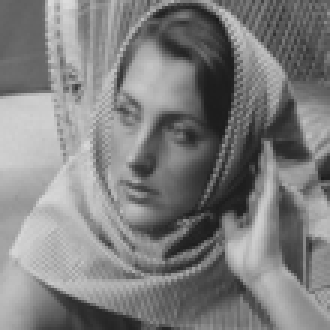
%> input picture assignment-5-DFT/barbara256.png, 110 x 110 px, shrunk from 256 x 256 before the run (shown 3 times larger)
$ octave myMainScript.m   (GNU Octave 9; MATLAB toolbox functions it lacks are replaced by stand-ins)
%> lines starting %> are read from the running program, lines starting %| are printed output that depends on the picture; long printed decimals are rounded
### assignment-5-DFT/5/code/myPCADenoising1.m
function [outputImg] = myPCADenoising1(inputImg, sigma)

[r, c] = size(inputImg);
patchDim = 7;
outputImg = zeros(r, c);
N = (r - patchDim + 1) * (c - patchDim + 1);
P = zeros(patchDim^2, N);
ctMat = zeros(r, c);

for i = 1:r-patchDim+1
    for j = 1:c-patchDim+1
        patch = inputImg(i : i + patchDim - 1, j : j + patchDim - 1);
        patch = patch(:);
        P(:, i * (r - patchDim + 1) - (c - patchDim + 1) + j) = patch;
    end
end

[V, ~] = eig(P * P');
eigencoeff = V' * P;
squaredEstimates = max(0, mean(eigencoeff.^2, 2) - sigma^2);
denoisedCoeff = eigencoeff .* ((squaredEstimates.^(-1) * sigma^2) + 1).^(-1);
denoisedP = V * denoisedCoeff;

for i = 1:r-patchDim+1
    for j = 1:c-patchDim+1
        patch = denoisedP(:, i * (r - patchDim + 1) - (c - patchDim + 1) + j);
        patch = reshape(patch, [patchDim, patchDim]);
        outputImg(i : i + patchDim - 1, j : j + patchDim - 1) = outputImg(i : i + patchDim - 1, j : j + patchDim - 1) + patch;
        ctMat(i : i + patchDim - 1, j : j + patchDim - 1) = ctMat(i : i + patchDim - 1, j : j + patchDim - 1) + 1;
    end
end

outputImg = outputImg ./ ctMat;

end

### assignment-5-DFT/5/code/myPCADenoising2.m
function [outputImg] = myPCADenoising2(inputImg, sigma)

[r, c] = size(inputImg);
patchDim = 7;
outputImg = zeros(r, c);
ctMat = zeros(r, c);
K = 200;
M = 31;
halfWin = (M - 1) / 2;

for i = 1:r-patchDim+1
    for j = 1:c-patchDim+1

        currpatch = inputImg(i : i + patchDim - 1, j : j + patchDim - 1);
        currpatch = currpatch(:);

        % setting the top-left and bottom-right points of the window
        xMin = max(i - halfWin, 1);
        xMax = min(i + halfWin - patchDim + 1, r - patchDim + 1);
        yMin = max(j - halfWin, 1);
        yMax = min(j + halfWin - patchDim + 1, c - patchDim + 1);
        windowR = xMax - xMin + 1;
        windowC = yMax - yMin + 1;

        P = zeros(patchDim^2, windowR * windowC);

        for x = xMin:xMax
            for y = yMin:yMax
                patch = inputImg(x : x + patchDim - 1, y : y + patchDim - 1);
                patch = patch(:);
                P(:, windowR * (x - xMin + 1) - windowR + (y - yMin + 1)) = patch;
            end
        end

        % getting the K nearest patches to the current patch using knnsearch
        nearestPatchIdx = knnsearch(P', currpatch', 'k', K);
        Q = P(:, nearestPatchIdx);

        [V, ~] = eig(Q * Q');
        eigencoeff = V' * Q;
        squaredEstimates = max(0, mean(eigencoeff.^2, 2) - sigma^2);
        patchEigencoeff = V' * currpatch;
        denoisedCoeff = patchEigencoeff .* (((squaredEstimates.^(-1)) .* sigma^2) + 1).^(-1);
        denoisedP = V * denoisedCoeff;

        patch = reshape(denoisedP, [patchDim, patchDim]);
        outputImg(i : i + patchDim - 1, j : j + patchDim - 1) = outputImg(i : i + patchDim - 1, j : j + patchDim - 1) + patch;
        ctMat(i : i + patchDim - 1, j : j + patchDim - 1) = ctMat(i : i + patchDim - 1, j : j + patchDim - 1) + 1;
    end
end

outputImg = outputImg ./ ctMat;

end

### assignment-5-DFT/5/code/displayImage.m
function [] = displayImage(image, imgtitle)

figure
imagesc(mat2gray(image));
colormap(gray(200));
daspect([1 1 1]);
axis on;
title(imgtitle);

end

### assignment-5-DFT/5/code/myMainScript.m
%%  MyMainScript

tic;

%%  Reading the images

img1 = imread('../../barbara256.png');
%> img1 is the input picture: size 110x110 uint8; min 26, max 220, mean 126.4
img1 = double(img1);
%> img1: size 110x110 double
img2 = imread('../../stream.png');
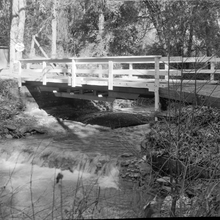
%> input picture assignment-5-DFT/stream.png, 220 x 220 px, shrunk from 512 x 512 before the run
%> img2 is the input picture: size 220x220 uint8; min 0, max 255, mean 113.8
img2 = double(img2);
%> img2: size 220x220 double

%%  Adding noise to the images

noisyImg1 = img1 + randn(size(img1)) * 20;
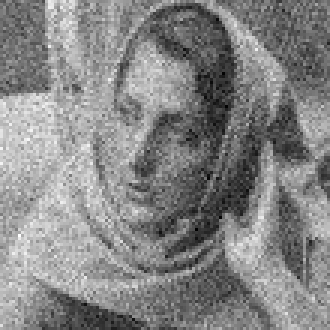
%> noisyImg1: size 110x110 double (shown 3 times larger); min -28.08, max 266.3, mean 126.3; drawn with min black and max white
noisyImg2 = img2 + randn(size(img2)) * 20;
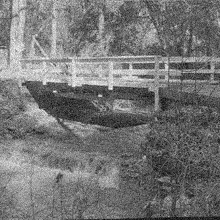
%> noisyImg2: size 220x220 double; min -48.51, max 304.4, mean 113.6; drawn with min black and max white

%%  Image denoising using PCA (complete image)

denoisedImg1 = myPCADenoising1(noisyImg1, 20);
%> in myPCADenoising1, `squaredEstimates = max(0, mean(eigencoeff.^2, 2) - sigma^2);`: squaredEstimates = 49 values from 0 to 870526.5
%> after the loop in myPCADenoising1, `for i = 1:r-patchDim+1`:
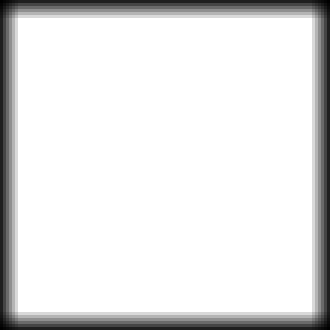
%> ctMat: size 110x110 double (shown 3 times larger); min 1, max 49, mean 43.8; drawn with min black and max white
%> after the loop in myPCADenoising1, `for i = 1:r-patchDim+1`:
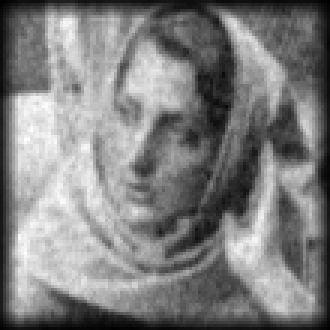
%> outputImg: size 110x110 double (shown 3 times larger); min 90.16, max 10959.7, mean 5525.3; drawn with min black and max white
displayImage(img1, 'Original image');
displayImage(noisyImg1, 'Noisy image');
displayImage(denoisedImg1, 'Denoised image');
rmse = norm(denoisedImg1(:) - img1(:)) / norm(img1(:));
%> rmse = 0.0788
fprintf("RMSE for barbara256.png = %f\n", rmse);
%| RMSE for barbara256.png = 0.07881

denoisedImg1 = myPCADenoising1(noisyImg2, 20);
%> call 2 of myPCADenoising1, with sigma = 20
%> in myPCADenoising1 (call 2), `squaredEstimates = max(0, mean(eigencoeff.^2, 2) - sigma^2);`: squaredEstimates = 49 values from 28.26 to 739451.4
%> after the loop in myPCADenoising1 (call 2), `for i = 1:r-patchDim+1`:
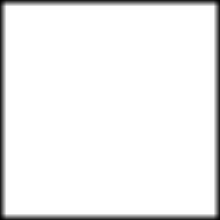
%> ctMat: size 220x220 double; min 1, max 49, mean 46.4; drawn with min black and max white
%> in myPCADenoising1 (call 2), `outputImg = outputImg ./ ctMat;`:
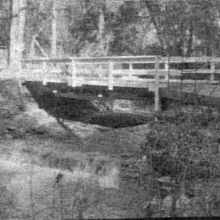
%> outputImg: size 220x220 double; min -24.97, max 270.7, mean 113.6; drawn with min black and max white
displayImage(img2, 'Original image');
displayImage(noisyImg2, 'Noisy image');
displayImage(denoisedImg1, 'Denoised image');
rmse = norm(denoisedImg1(:) - img2(:)) / norm(img2(:));
%> rmse = 0.0986
fprintf("RMSE for stream.png = %f\n", rmse);
%| RMSE for stream.png = 0.09861

%%  Image denoising using PCA (nearest K = 200 patches)

denoisedImg2 = myPCADenoising2(noisyImg1, 20);
%> the run ends on the next line
